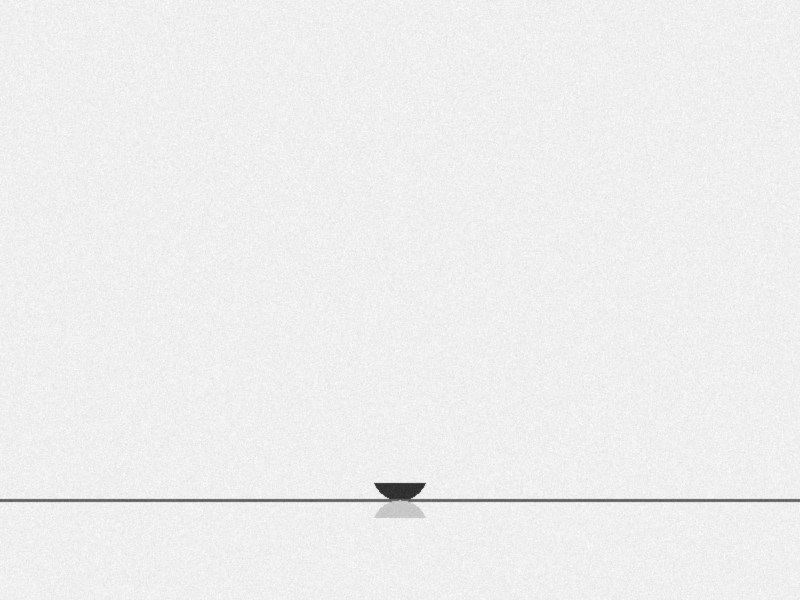
#> input picture test_sessile_drop.png, 800 x 600 px
$ python -i image_analysis_utilities.py   (imports and definitions only)   (older library calls are emulated)
#> lines starting #> are read from the running program, lines starting #| are printed output that depends on the picture; after the words box and inside, x2 and y2 are one past the last pixel; in counts of white or black regions, pixels touching at a corner belong together
#> further down, picture is the input picture: shape (600, 800, 3); min 38, max 252, mean 238.5
"""
Image Quality Analysis Utility Plugin

Provides image quality metrics useful for droplet analysis:
- Contrast ratio
- Brightness uniformity
- Edge sharpness
- Noise estimation
- Otsu variance ratio (bimodal separation)
- Overall quality score
"""

import logging

import numpy as np

try:
    import cv2
except ImportError:
    cv2 = None

logger = logging.getLogger(__name__)


# [111 lines left out: function image_quality, not called in this run]


def edge_comparison(image: np.ndarray) -> dict:
    """Compare edge detection methods on the image.

    Runs Canny, Otsu, and Adaptive thresholding and compares results.
    Recommends the best method based on contour quality.

    Args:
        image: Input image (grayscale or BGR)

    Returns:
        Dictionary with comparison results and recommendation
    """
    if cv2 is None:
        return {"error": "OpenCV not available"}

    # Ensure grayscale
    if len(image.shape) == 3:
        gray = cv2.cvtColor(image, cv2.COLOR_BGR2GRAY)
    else:
        gray = image

    results = {}

    # Apply each method
    methods = {}

    # Canny
    canny = cv2.Canny(gray, 50, 150)
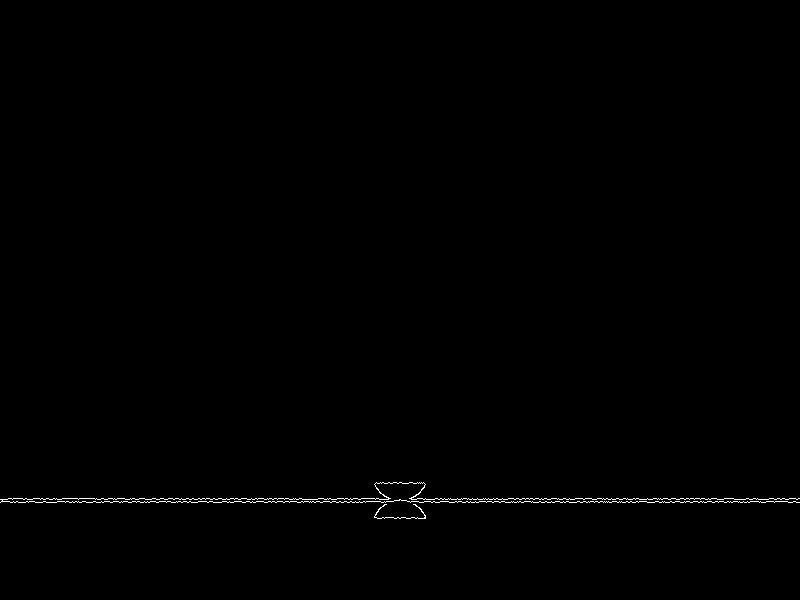
#> canny: shape (600, 800); 0.37% white in thin lines or dots, all inside (x1, y1, x2, y2) = (0, 482, 800, 519)
    contours_canny, _ = cv2.findContours(
        canny, cv2.RETR_EXTERNAL, cv2.CHAIN_APPROX_NONE
    )
#> contours_canny = 2 contours, 1 with area under 20; largest, box (x1, y1, x2, y2) and area: (0, 482, 800, 503) 22
    max_length_canny = max([len(c) for c in contours_canny]) if contours_canny else 0
#> max_length_canny = 3326
    methods["canny"] = {"contours": len(contours_canny), "max_length": max_length_canny}

    # Otsu
    _, otsu = cv2.threshold(gray, 0, 255, cv2.THRESH_BINARY + cv2.THRESH_OTSU)
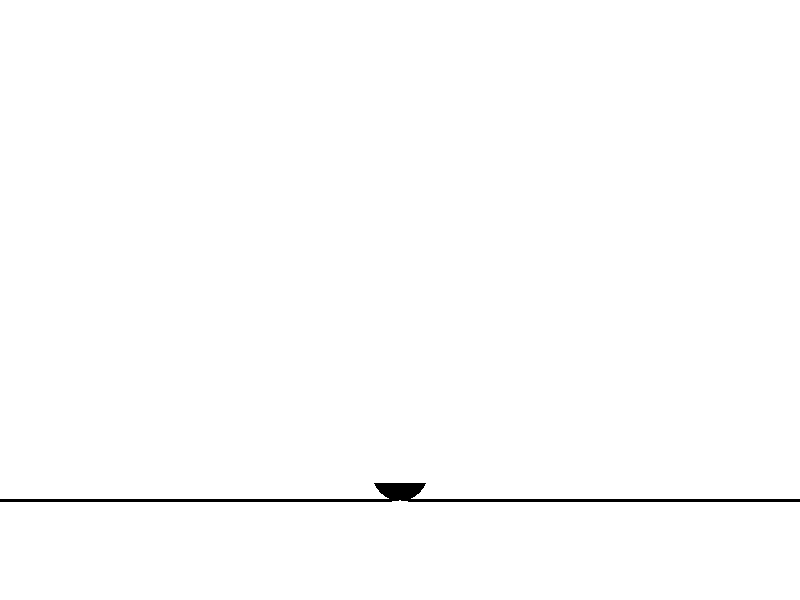
#> otsu: shape (600, 800); 99.4% white; 1 black region
    contours_otsu, _ = cv2.findContours(otsu, cv2.RETR_EXTERNAL, cv2.CHAIN_APPROX_NONE)
#> contours_otsu = 2 contours; box (x1, y1, x2, y2) and area: (0, 0, 800, 499) 397225, (0, 500, 800, 600) 77521
    max_length_otsu = max([len(c) for c in contours_otsu]) if contours_otsu else 0
#> max_length_otsu = 2660
    methods["otsu"] = {"contours": len(contours_otsu), "max_length": max_length_otsu}

    # Adaptive
    adaptive = cv2.adaptiveThreshold(
        gray, 255, cv2.ADAPTIVE_THRESH_GAUSSIAN_C, cv2.THRESH_BINARY, 11, 2
    )
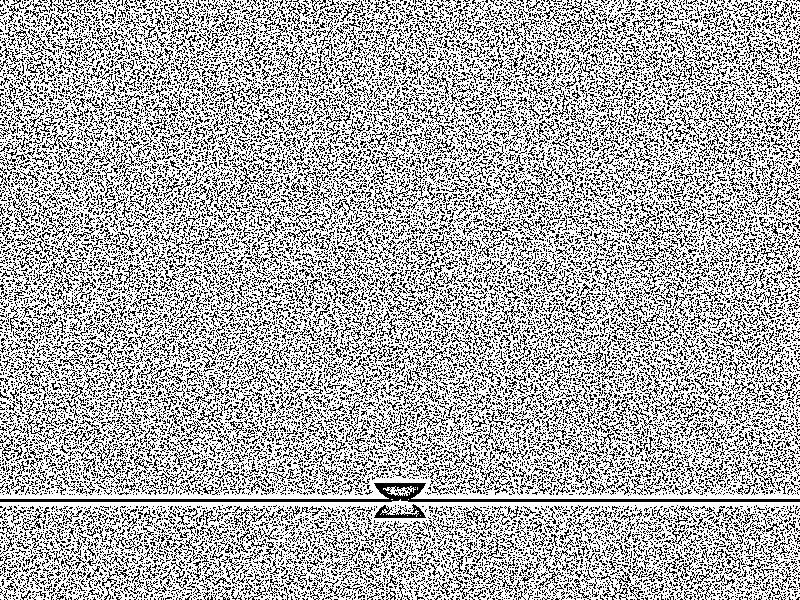
#> adaptive: shape (600, 800); 68.7% white; black in thin lines or dots
    contours_adaptive, _ = cv2.findContours(
        adaptive, cv2.RETR_EXTERNAL, cv2.CHAIN_APPROX_NONE
    )
#> contours_adaptive = 11 contours, 8 with area under 20; largest, box (x1, y1, x2, y2) and area: (0, 0, 800, 499) 395516, (0, 499, 800, 600) 76580, (383, 486, 416, 496) 132
    max_length_adaptive = (
        max([len(c) for c in contours_adaptive]) if contours_adaptive else 0
    )
#> max_length_adaptive = 3549
    methods["adaptive"] = {
        "contours": len(contours_adaptive),
        "max_length": max_length_adaptive,
    }

    results["methods"] = methods

    # Compare and recommend
    # Prefer method with longest single contour (likely the droplet)
    best_method = max(methods.keys(), key=lambda m: methods[m]["max_length"])
#> best_method = 'adaptive'
    results["recommended_method"] = best_method
    results["recommendation_reason"] = (
        f"Longest contour: {methods[best_method]['max_length']} points"
    )

    # Add summary
    results["canny_contours"] = methods["canny"]["max_length"]
    results["otsu_contours"] = methods["otsu"]["max_length"]
    results["adaptive_contours"] = methods["adaptive"]["max_length"]

    logger.info(f"Edge comparison: {best_method} recommended")

    return results


# Register utilities
UTILITIES = {
    "image_quality": image_quality,
    "edge_comparison": edge_comparison,
}

# Auto-register with menipy
# [7 lines not run here, left out]

>>> import cv2
>>> picture = cv2.imread('../test_sessile_drop.png')
>>> result = edge_comparison(picture)
#> result = 6 items
